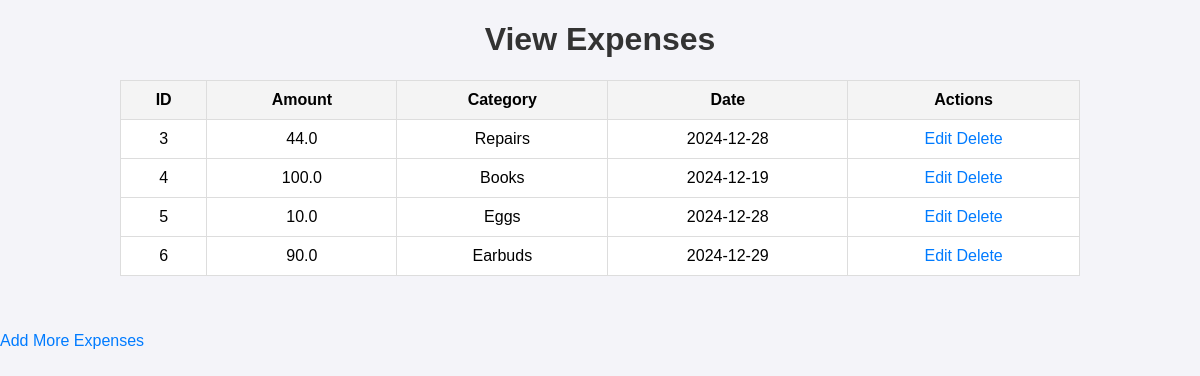
Before: /view with the older database file.
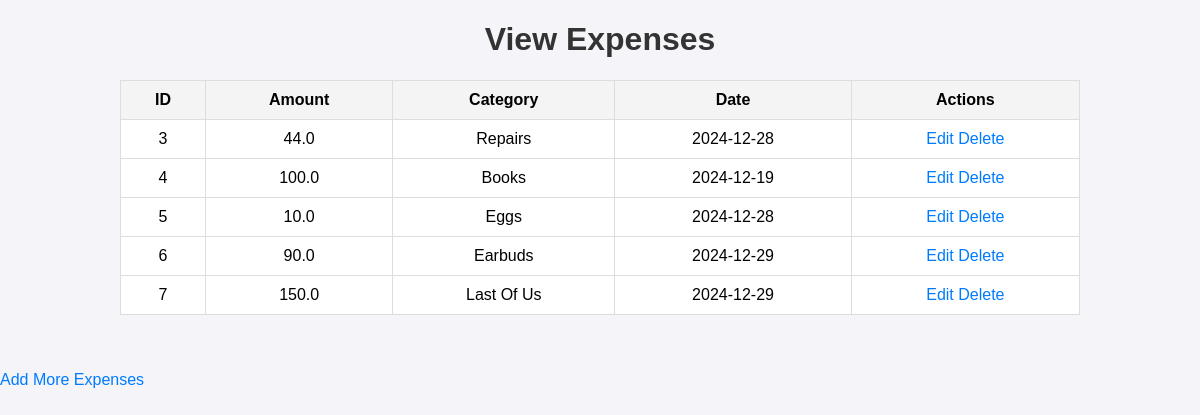
After: the same page with the newer database file.
### tables this page shows
CREATE TABLE Expenses (
        id INTEGER PRIMARY KEY AUTOINCREMENT,
        user_id INTEGER NOT NULL,
        amount REAL NOT NULL,
        category TEXT NOT NULL,
        date TEXT NOT NULL,
        FOREIGN KEY (user_id) REFERENCES Users(id)
    );

### app.py (the view)
@app.route('/view')
def view_expenses():
    db = get_db()
    expenses = db.execute(
        'SELECT * FROM Expenses WHERE user_id = ?',
        (1,)  # Assuming user_id=1 for now
    ).fetchall()
    return render_template('view_expenses.html', expenses=expenses)

### app.py (called while the page is built)
def get_db():
    db = getattr(g, '_database', None)
    if db is None:
        db = g._database = sqlite3.connect(DATABASE)
        db.row_factory = sqlite3.Row  # To return rows as dictionaries
    return db

@app.teardown_appcontext
def close_connection(exception):
    db = getattr(g, '_database', None)
    if db is not None:
        db.close()

### templates/view_expenses.html (shortened to what this page needs)
<!DOCTYPE html>
<html lang="en">
<head>
    <link rel="stylesheet" type="text/css" href="{{ url_for('static', filename='styles.css') }}">
</head>
<body>
    <h1>View Expenses</h1>
    <table border="5">
        <tr>
            <th>ID</th>
            <th>Amount</th>
            <th>Category</th>
            <th>Date</th>
            <th>Actions</th>
        </tr>
        {% for expense in expenses %}
            <tr>
                <td>{{ expense.id }}</td>
                <td>{{ expense.amount }}</td>
                <td>{{ expense.category }}</td>
                <td>{{ expense.date }}</td>
                <td>
                    <a href="{{ url_for('edit_expense' , id=expense.id) }}">Edit</a>
                    <a href="{{ url_for('delete_expense' , id=expense.id) }}" onclick="return confirm('Are you sure you want to delete this expense')">Delete</a>
                </td>
            </tr>
        {% endfor %}
    </table>
    <br><br>
    <a href="{{ url_for('add_expense') }}">Add More Expenses</a>
</body>
</html>

### static/styles.css (style rules this page uses)
body { font-family: Arial, sans-serif; margin: 0; padding: 0; background-color: #f4f4f9; }
h1 { text-align: center; color: #333; }
table { width: 80%; margin: 20px auto; border-collapse: collapse; background: #fff; }
table , th , td { border: 1px solid #ddd; }
th , td { padding: 10px; text-align: center; }
th { background-color: #f4f4f4; }
a { color: #007bff; text-decoration: none; }

Changed rows visible on the page:
added Expenses: id "7", amount "150.0", category "Last Of Us", date "2024-12-29"
